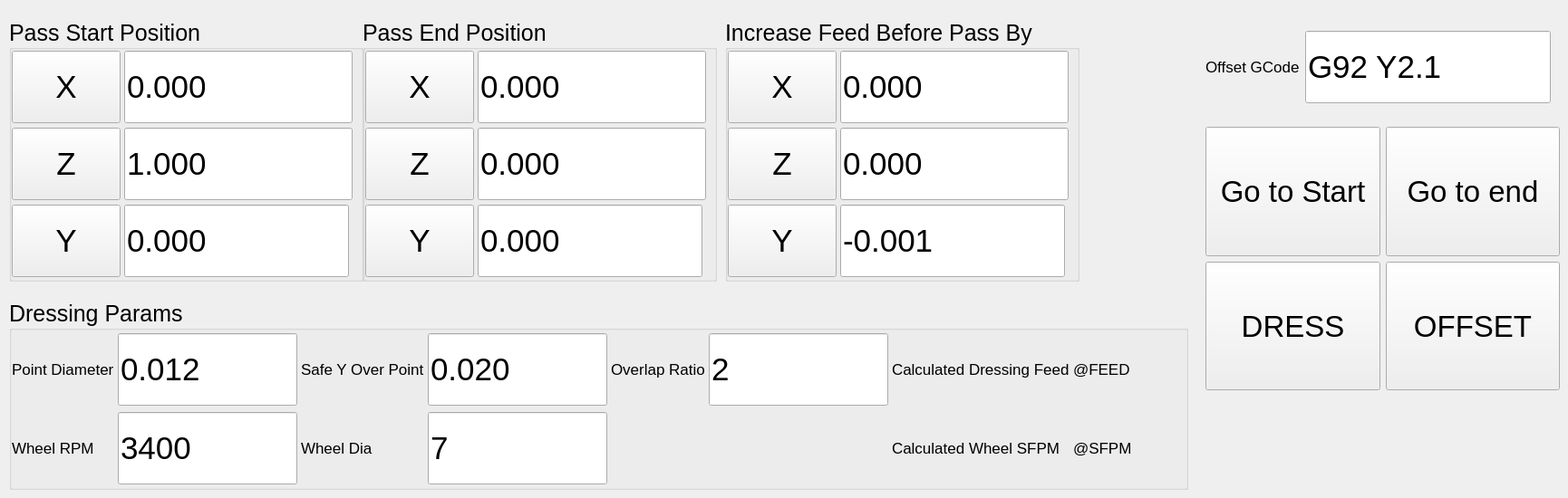
      <widget class="QWidget" name="tab_8">
       <property name="font">
        <font>
         <pointsize>25</pointsize>
        </font>
       </property>
       <attribute name="title">
        <string>Dress</string>
       </attribute>
       <widget class="QGroupBox" name="groupBox_21">
        <property name="geometry">
         <rect>
          <x>10</x>
          <y>20</y>
          <width>391</width>
          <height>291</height>
         </rect>
        </property>
        <property name="sizePolicy">
         <sizepolicy hsizetype="Preferred" vsizetype="Minimum">
          <horstretch>0</horstretch>
          <verstretch>0</verstretch>
         </sizepolicy>
        </property>
        <property name="maximumSize">
         <size>
          <width>540</width>
          <height>16777215</height>
         </size>
        </property>
        <property name="font">
         <font>
          <pointsize>19</pointsize>
         </font>
        </property>
        <property name="title">
         <string>Pass Start Position</string>
        </property>
        <property name="alignment">
         <set>Qt::AlignLeading|Qt::AlignLeft|Qt::AlignVCenter</set>
        </property>
        <layout class="QGridLayout" name="gridLayout_16" rowstretch="0,0,0,0" columnstretch="0,0,0">
         <property name="leftMargin">
          <number>0</number>
         </property>
         <property name="topMargin">
          <number>0</number>
         </property>
         <property name="bottomMargin">
          <number>0</number>
         </property>
         <property name="spacing">
          <number>4</number>
         </property>
         <item row="1" column="0">
          <widget class="QPushButton" name="dress_start_x_pb">
           <property name="sizePolicy">
            <sizepolicy hsizetype="Minimum" vsizetype="Minimum">
             <horstretch>120</horstretch>
             <verstretch>0</verstretch>
            </sizepolicy>
           </property>
           <property name="minimumSize">
            <size>
             <width>120</width>
             <height>80</height>
            </size>
           </property>
           <property name="font">
            <font>
             <pointsize>26</pointsize>
            </font>
           </property>
           <property name="text">
            <string>X</string>
           </property>
          </widget>
         </item>
         <item row="1" column="1" colspan="2">
          <widget class="QLineEdit" name="dress_start_x_edit">
           <property name="minimumSize">
            <size>
             <width>0</width>
             <height>80</height>
            </size>
           </property>
           <property name="font">
            <font>
             <pointsize>26</pointsize>
            </font>
           </property>
           <property name="text">
            <string>0.000</string>
           </property>
           <property name="input" stdset="0">
            <string>number</string>
           </property>
          </widget>
         </item>
         <item row="2" column="1" colspan="2">
          <widget class="QLineEdit" name="dress_start_z_edit">
           <property name="sizePolicy">
            <sizepolicy hsizetype="Expanding" vsizetype="Minimum">
             <horstretch>0</horstretch>
             <verstretch>0</verstretch>
            </sizepolicy>
           </property>
           <property name="minimumSize">
            <size>
             <width>0</width>
             <height>80</height>
            </size>
           </property>
           <property name="maximumSize">
            <size>
             <width>16777215</width>
             <height>80</height>
            </size>
           </property>
           <property name="font">
            <font>
             <pointsize>26</pointsize>
            </font>
           </property>
           <property name="text">
            <string>1.000</string>
           </property>
           <property name="input" stdset="0">
            <string>number</string>
           </property>
          </widget>
         </item>
         <item row="2" column="0">
          <widget class="QPushButton" name="dress_start_z_pb">
           <property name="sizePolicy">
            <sizepolicy hsizetype="Minimum" vsizetype="Minimum">
             <horstretch>0</horstretch>
             <verstretch>0</verstretch>
            </sizepolicy>
           </property>
           <property name="minimumSize">
            <size>
             <width>120</width>
             <height>80</height>
            </size>
           </property>
           <property name="font">
            <font>
             <pointsize>26</pointsize>
            </font>
           </property>
           <property name="text">
            <string>Z</string>
           </property>
          </widget>
         </item>
         <item row="3" column="0">
          <widget class="QPushButton" name="dress_start_y_pb">
           <property name="sizePolicy">
            <sizepolicy hsizetype="Minimum" vsizetype="Minimum">
             <horstretch>0</horstretch>
             <verstretch>0</verstretch>
            </sizepolicy>
           </property>
           <property name="minimumSize">
            <size>
             <width>120</width>
             <height>80</height>
            </size>
           </property>
           <property name="font">
            <font>
             <pointsize>26</pointsize>
            </font>
           </property>
           <property name="text">
            <string>Y</string>
           </property>
          </widget>
         </item>
         <item row="3" column="1">
          <widget class="QLineEdit" name="dress_start_y_edit">
           <property name="sizePolicy">
            <sizepolicy hsizetype="Expanding" vsizetype="Minimum">
             <horstretch>0</horstretch>
             <verstretch>0</verstretch>
            </sizepolicy>
           </property>
           <property name="minimumSize">
            <size>
             <width>0</width>
             <height>80</height>
            </size>
           </property>
           <property name="maximumSize">
            <size>
             <width>16777215</width>
             <height>80</height>
            </size>
           </property>
           <property name="font">
            <font>
             <pointsize>26</pointsize>
            </font>
           </property>
           <property name="text">
            <string>0.000</string>
           </property>
           <property name="input" stdset="0">
            <string>number</string>
           </property>
          </widget>
         </item>
        </layout>
       </widget>
       <widget class="QGroupBox" name="groupBox_22">
        <property name="geometry">
         <rect>
          <x>400</x>
          <y>20</y>
          <width>391</width>
          <height>291</height>
         </rect>
        </property>
        <property name="sizePolicy">
         <sizepolicy hsizetype="Preferred" vsizetype="Minimum">
          <horstretch>0</horstretch>
          <verstretch>0</verstretch>
         </sizepolicy>
        </property>
        <property name="maximumSize">
         <size>
          <width>540</width>
          <height>16777215</height>
         </size>
        </property>
        <property name="font">
         <font>
          <pointsize>19</pointsize>
         </font>
        </property>
        <property name="title">
         <string>Pass End Position</string>
        </property>
        <property name="alignment">
         <set>Qt::AlignLeading|Qt::AlignLeft|Qt::AlignVCenter</set>
        </property>
        <layout class="QGridLayout" name="gridLayout_17" rowstretch="0,0,0,0" columnstretch="0,0,0">
         <property name="leftMargin">
          <number>0</number>
         </property>
         <property name="topMargin">
          <number>0</number>
         </property>
         <property name="bottomMargin">
          <number>0</number>
         </property>
         <property name="spacing">
          <number>4</number>
         </property>
         <item row="1" column="0">
          <widget class="QPushButton" name="dress_end_x_pb">
           <property name="sizePolicy">
            <sizepolicy hsizetype="Minimum" vsizetype="Minimum">
             <horstretch>120</horstretch>
             <verstretch>0</verstretch>
            </sizepolicy>
           </property>
           <property name="minimumSize">
            <size>
             <width>120</width>
             <height>80</height>
            </size>
           </property>
           <property name="font">
            <font>
             <pointsize>26</pointsize>
            </font>
           </property>
           <property name="text">
            <string>X</string>
           </property>
          </widget>
         </item>
         <item row="1" column="1" colspan="2">
          <widget class="QLineEdit" name="dress_end_x_edit">
           <property name="minimumSize">
            <size>
             <width>0</width>
             <height>80</height>
            </size>
           </property>
           <property name="font">
            <font>
             <pointsize>26</pointsize>
            </font>
           </property>
           <property name="text">
            <string>0.000</string>
           </property>
           <property name="input" stdset="0">
            <string>number</string>
           </property>
          </widget>
         </item>
         <item row="2" column="1" colspan="2">
          <widget class="QLineEdit" name="dress_end_z_edit">
           <property name="sizePolicy">
            <sizepolicy hsizetype="Expanding" vsizetype="Minimum">
             <horstretch>0</horstretch>
             <verstretch>0</verstretch>
            </sizepolicy>
           </property>
           <property name="minimumSize">
            <size>
             <width>0</width>
             <height>80</height>
            </size>
           </property>
           <property name="maximumSize">
            <size>
             <width>16777215</width>
             <height>80</height>
            </size>
           </property>
           <property name="font">
            <font>
             <pointsize>26</pointsize>
            </font>
           </property>
           <property name="text">
            <string>0.000</string>
           </property>
           <property name="input" stdset="0">
            <string>number</string>
           </property>
          </widget>
         </item>
         <item row="2" column="0">
          <widget class="QPushButton" name="dress_end_z_pb">
           <property name="sizePolicy">
            <sizepolicy hsizetype="Minimum" vsizetype="Minimum">
             <horstretch>0</horstretch>
             <verstretch>0</verstretch>
            </sizepolicy>
           </property>
           <property name="minimumSize">
            <size>
             <width>120</width>
             <height>80</height>
            </size>
           </property>
           <property name="font">
            <font>
             <pointsize>26</pointsize>
            </font>
           </property>
           <property name="text">
            <string>Z</string>
           </property>
          </widget>
         </item>
         <item row="3" column="0">
          <widget class="QPushButton" name="dress_end_y_pb">
           <property name="sizePolicy">
            <sizepolicy hsizetype="Minimum" vsizetype="Minimum">
             <horstretch>0</horstretch>
             <verstretch>0</verstretch>
            </sizepolicy>
           </property>
           <property name="minimumSize">
            <size>
             <width>120</width>
             <height>80</height>
            </size>
           </property>
           <property name="font">
            <font>
             <pointsize>26</pointsize>
            </font>
           </property>
           <property name="text">
            <string>Y</string>
           </property>
          </widget>
         </item>
         <item row="3" column="1">
          <widget class="QLineEdit" name="dress_end_y_edit_2">
           <property name="sizePolicy">
            <sizepolicy hsizetype="Expanding" vsizetype="Minimum">
             <horstretch>0</horstretch>
             <verstretch>0</verstretch>
            </sizepolicy>
           </property>
           <property name="minimumSize">
            <size>
             <width>0</width>
             <height>80</height>
            </size>
           </property>
           <property name="maximumSize">
            <size>
             <width>16777215</width>
             <height>80</height>
            </size>
           </property>
           <property name="font">
            <font>
             <pointsize>26</pointsize>
            </font>
           </property>
           <property name="text">
            <string>0.000</string>
           </property>
           <property name="input" stdset="0">
            <string>number</string>
           </property>
          </widget>
         </item>
        </layout>
       </widget>
       <widget class="QGroupBox" name="groupBox_23">
        <property name="geometry">
         <rect>
          <x>800</x>
          <y>20</y>
          <width>391</width>
          <height>291</height>
         </rect>
        </property>
        <property name="sizePolicy">
         <sizepolicy hsizetype="Preferred" vsizetype="Minimum">
          <horstretch>0</horstretch>
          <verstretch>0</verstretch>
         </sizepolicy>
        </property>
        <property name="maximumSize">
         <size>
          <width>540</width>
          <height>16777215</height>
         </size>
        </property>
        <property name="font">
         <font>
          <pointsize>19</pointsize>
         </font>
        </property>
        <property name="title">
         <string>Increase Feed Before Pass By</string>
        </property>
        <property name="alignment">
         <set>Qt::AlignLeading|Qt::AlignLeft|Qt::AlignVCenter</set>
        </property>
        <layout class="QGridLayout" name="gridLayout_18" rowstretch="0,0,0,0" columnstretch="0,0,0">
         <property name="leftMargin">
          <number>0</number>
         </property>
         <property name="topMargin">
          <number>0</number>
         </property>
         <property name="bottomMargin">
          <number>0</number>
         </property>
         <property name="spacing">
          <number>4</number>
         </property>
         <item row="1" column="1" colspan="2">
          <widget class="QLineEdit" name="dress_stepover_x_edit">
           <property name="minimumSize">
            <size>
             <width>0</width>
             <height>80</height>
            </size>
           </property>
           <property name="font">
            <font>
             <pointsize>26</pointsize>
            </font>
           </property>
           <property name="text">
            <string>0.000</string>
           </property>
           <property name="input" stdset="0">
            <string>number</string>
           </property>
          </widget>
         </item>
         <item row="2" column="0">
          <widget class="QPushButton" name="dress_stepover_z_pb">
           <property name="sizePolicy">
            <sizepolicy hsizetype="Minimum" vsizetype="Minimum">
             <horstretch>0</horstretch>
             <verstretch>0</verstretch>
            </sizepolicy>
           </property>
           <property name="minimumSize">
            <size>
             <width>120</width>
             <height>80</height>
            </size>
           </property>
           <property name="font">
            <font>
             <pointsize>26</pointsize>
            </font>
           </property>
           <property name="text">
            <string>Z</string>
           </property>
          </widget>
         </item>
         <item row="2" column="1" colspan="2">
          <widget class="QLineEdit" name="dress_stepover_z_edit">
           <property name="sizePolicy">
            <sizepolicy hsizetype="Expanding" vsizetype="Minimum">
             <horstretch>0</horstretch>
             <verstretch>0</verstretch>
            </sizepolicy>
           </property>
           <property name="minimumSize">
            <size>
             <width>0</width>
             <height>80</height>
            </size>
           </property>
           <property name="maximumSize">
            <size>
             <width>16777215</width>
             <height>80</height>
            </size>
           </property>
           <property name="font">
            <font>
             <pointsize>26</pointsize>
            </font>
           </property>
           <property name="text">
            <string>0.000</string>
           </property>
           <property name="input" stdset="0">
            <string>number</string>
           </property>
          </widget>
         </item>
         <item row="1" column="0">
          <widget class="QPushButton" name="dress_stepover_x_pb">
           <property name="sizePolicy">
            <sizepolicy hsizetype="Minimum" vsizetype="Minimum">
             <horstretch>120</horstretch>
             <verstretch>0</verstretch>
            </sizepolicy>
           </property>
           <property name="minimumSize">
            <size>
             <width>120</width>
             <height>80</height>
            </size>
           </property>
           <property name="font">
            <font>
             <pointsize>26</pointsize>
            </font>
           </property>
           <property name="text">
            <string>X</string>
           </property>
          </widget>
         </item>
         <item row="3" column="0">
          <widget class="QPushButton" name="dress_stepover_y_pb">
           <property name="sizePolicy">
            <sizepolicy hsizetype="Minimum" vsizetype="Minimum">
             <horstretch>0</horstretch>
             <verstretch>0</verstretch>
            </sizepolicy>
           </property>
           <property name="minimumSize">
            <size>
             <width>120</width>
             <height>80</height>
            </size>
           </property>
           <property name="font">
            <font>
             <pointsize>26</pointsize>
            </font>
           </property>
           <property name="text">
            <string>Y</string>
           </property>
          </widget>
         </item>
         <item row="3" column="1">
          <widget class="QLineEdit" name="dress_stepover_z_edit_2">
           <property name="sizePolicy">
            <sizepolicy hsizetype="Expanding" vsizetype="Minimum">
             <horstretch>0</horstretch>
             <verstretch>0</verstretch>
            </sizepolicy>
           </property>
           <property name="minimumSize">
            <size>
             <width>0</width>
             <height>80</height>
            </size>
           </property>
           <property name="maximumSize">
            <size>
             <width>16777215</width>
             <height>80</height>
            </size>
           </property>
           <property name="font">
            <font>
             <pointsize>26</pointsize>
            </font>
           </property>
           <property name="text">
            <string>-0.001</string>
           </property>
           <property name="input" stdset="0">
            <string>number</string>
           </property>
          </widget>
         </item>
        </layout>
       </widget>
       <widget class="QGroupBox" name="groupBox_24">
        <property name="geometry">
         <rect>
          <x>10</x>
          <y>330</y>
          <width>1301</width>
          <height>211</height>
         </rect>
        </property>
        <property name="sizePolicy">
         <sizepolicy hsizetype="Preferred" vsizetype="Minimum">
          <horstretch>0</horstretch>
          <verstretch>0</verstretch>
         </sizepolicy>
        </property>
        <property name="maximumSize">
         <size>
          <width>16777215</width>
          <height>16777215</height>
         </size>
        </property>
        <property name="font">
         <font>
          <pointsize>19</pointsize>
         </font>
        </property>
        <property name="title">
         <string>Dressing Params</string>
        </property>
        <property name="alignment">
         <set>Qt::AlignLeading|Qt::AlignLeft|Qt::AlignVCenter</set>
        </property>
        <layout class="QGridLayout" name="gridLayout_19" rowstretch="0,0,0" columnstretch="0,0,0,0,0,0,0,0">
         <property name="leftMargin">
          <number>0</number>
         </property>
         <property name="topMargin">
          <number>0</number>
         </property>
         <property name="bottomMargin">
          <number>0</number>
         </property>
         <property name="spacing">
          <number>4</number>
         </property>
         <item row="2" column="0">
          <widget class="QLabel" name="label_49">
           <property name="font">
            <font>
             <pointsize>13</pointsize>
            </font>
           </property>
           <property name="text">
            <string>Wheel RPM</string>
           </property>
          </widget>
         </item>
         <item row="2" column="1">
          <widget class="QLineEdit" name="dress_wheel_rpm">
           <property name="sizePolicy">
            <sizepolicy hsizetype="Expanding" vsizetype="Minimum">
             <horstretch>0</horstretch>
             <verstretch>0</verstretch>
            </sizepolicy>
           </property>
           <property name="minimumSize">
            <size>
             <width>0</width>
             <height>80</height>
            </size>
           </property>
           <property name="maximumSize">
            <size>
             <width>16777215</width>
             <height>80</height>
            </size>
           </property>
           <property name="font">
            <font>
             <pointsize>26</pointsize>
            </font>
           </property>
           <property name="text">
            <string>3400</string>
           </property>
           <property name="input" stdset="0">
            <string>number</string>
           </property>
          </widget>
         </item>
         <item row="1" column="0">
          <widget class="QLabel" name="label_48">
           <property name="font">
            <font>
             <pointsize>13</pointsize>
            </font>
           </property>
           <property name="text">
            <string>Point Diameter</string>
           </property>
          </widget>
         </item>
         <item row="1" column="1">
          <widget class="QLineEdit" name="dress_point_diameter">
           <property name="minimumSize">
            <size>
             <width>0</width>
             <height>80</height>
            </size>
           </property>
           <property name="font">
            <font>
             <pointsize>26</pointsize>
            </font>
           </property>
           <property name="text">
            <string>0.012</string>
           </property>
           <property name="input" stdset="0">
            <string>number</string>
           </property>
          </widget>
         </item>
         <item row="1" column="5">
          <widget class="QLineEdit" name="dress_overlap_ratio">
           <property name="minimumSize">
            <size>
             <width>0</width>
             <height>80</height>
            </size>
           </property>
           <property name="font">
            <font>
             <pointsize>26</pointsize>
            </font>
           </property>
           <property name="text">
            <string>2</string>
           </property>
           <property name="input" stdset="0">
            <string>number</string>
           </property>
          </widget>
         </item>
         <item row="1" column="2">
          <widget class="QLabel" name="label_62">
           <property name="font">
            <font>
             <pointsize>13</pointsize>
            </font>
           </property>
           <property name="text">
            <string>Safe Y Over Point</string>
           </property>
          </widget>
         </item>
         <item row="1" column="7">
          <widget class="QLabel" name="dress_calculated_feed_lbl">
           <property name="minimumSize">
            <size>
             <width>115</width>
             <height>0</height>
            </size>
           </property>
           <property name="font">
            <font>
             <pointsize>13</pointsize>
            </font>
           </property>
           <property name="text">
            <string>@FEED</string>
           </property>
          </widget>
         </item>
         <item row="2" column="6">
          <widget class="QLabel" name="label_55">
           <property name="font">
            <font>
             <pointsize>13</pointsize>
            </font>
           </property>
           <property name="text">
            <string>Calculated Wheel SFPM</string>
           </property>
          </widget>
         </item>
         <item row="1" column="6">
          <widget class="QLabel" name="label_54">
           <property name="font">
            <font>
             <pointsize>13</pointsize>
            </font>
           </property>
           <property name="text">
            <string>Calculated Dressing Feed</string>
           </property>
          </widget>
         </item>
         <item row="2" column="7">
          <widget class="QLabel" name="dress_wheel_sfpm_lbl">
           <property name="font">
            <font>
             <pointsize>13</pointsize>
            </font>
           </property>
           <property name="text">
            <string>@SFPM</string>
           </property>
          </widget>
         </item>
         <item row="1" column="4">
          <widget class="QLabel" name="label_52">
           <property name="font">
            <font>
             <pointsize>13</pointsize>
            </font>
           </property>
           <property name="text">
            <string>Overlap Ratio</string>
           </property>
          </widget>
         </item>
         <item row="1" column="3">
          <widget class="QLineEdit" name="dress_safe_y">
           <property name="minimumSize">
            <size>
             <width>0</width>
             <height>80</height>
            </size>
           </property>
           <property name="font">
            <font>
             <pointsize>26</pointsize>
            </font>
           </property>
           <property name="text">
            <string>0.020</string>
           </property>
           <property name="input" stdset="0">
            <string>number</string>
           </property>
          </widget>
         </item>
         <item row="2" column="2">
          <widget class="QLabel" name="dress_wheel_diameter">
           <property name="font">
            <font>
             <pointsize>13</pointsize>
            </font>
           </property>
           <property name="text">
            <string>Wheel Dia</string>
           </property>
          </widget>
         </item>
         <item row="2" column="3">
          <widget class="QLineEdit" name="dress_wheel_dia_edit">
           <property name="sizePolicy">
            <sizepolicy hsizetype="Expanding" vsizetype="Minimum">
             <horstretch>0</horstretch>
             <verstretch>0</verstretch>
            </sizepolicy>
           </property>
           <property name="minimumSize">
            <size>
             <width>0</width>
             <height>80</height>
            </size>
           </property>
           <property name="maximumSize">
            <size>
             <width>16777215</width>
             <height>80</height>
            </size>
           </property>
           <property name="font">
            <font>
             <pointsize>26</pointsize>
            </font>
           </property>
           <property name="text">
            <string>7</string>
           </property>
           <property name="input" stdset="0">
            <string>number</string>
           </property>
          </widget>
         </item>
        </layout>
       </widget>
       <widget class="QWidget" name="gridLayoutWidget">
        <property name="geometry">
         <rect>
          <x>1330</x>
          <y>140</y>
          <width>391</width>
          <height>291</height>
         </rect>
        </property>
        <layout class="QGridLayout" name="gridLayout_15">
         <item row="1" column="0">
          <widget class="QPushButton" name="dress_execute_pb">
           <property name="sizePolicy">
            <sizepolicy hsizetype="Minimum" vsizetype="Minimum">
             <horstretch>0</horstretch>
             <verstretch>0</verstretch>
            </sizepolicy>
           </property>
           <property name="minimumSize">
            <size>
             <width>0</width>
             <height>90</height>
            </size>
           </property>
           <property name="font">
            <font>
             <pointsize>25</pointsize>
            </font>
           </property>
           <property name="text">
            <string>DRESS</string>
           </property>
           <property name="function" stdset="0">
            <string>mdi</string>
           </property>
           <property name="command" stdset="0">
            <string>G0 Y[#&lt;_hal[grinder.y_max]&gt;]</string>
           </property>
          </widget>
         </item>
         <item row="0" column="1">
          <widget class="QPushButton" name="dress_go_end_pb">
           <property name="sizePolicy">
            <sizepolicy hsizetype="Minimum" vsizetype="Minimum">
             <horstretch>0</horstretch>
             <verstretch>0</verstretch>
            </sizepolicy>
           </property>
           <property name="minimumSize">
            <size>
             <width>0</width>
             <height>90</height>
            </size>
           </property>
           <property name="font">
            <font>
             <pointsize>25</pointsize>
            </font>
           </property>
           <property name="text">
            <string>Go to end</string>
           </property>
           <property name="function" stdset="0">
            <string>mdi</string>
           </property>
           <property name="command" stdset="0">
            <string>G0 Y[#&lt;_hal[grinder.y_max]&gt;]</string>
           </property>
          </widget>
         </item>
         <item row="1" column="1">
          <widget class="QPushButton" name="dress_set_offset_pb">
           <property name="sizePolicy">
            <sizepolicy hsizetype="Minimum" vsizetype="Minimum">
             <horstretch>0</horstretch>
             <verstretch>0</verstretch>
            </sizepolicy>
           </property>
           <property name="minimumSize">
            <size>
             <width>0</width>
             <height>90</height>
            </size>
           </property>
           <property name="font">
            <font>
             <pointsize>25</pointsize>
            </font>
           </property>
           <property name="text">
            <string>OFFSET</string>
           </property>
           <property name="function" stdset="0">
            <string>mdi</string>
           </property>
           <property name="command" stdset="0">
            <string>G0 Y[#&lt;_hal[grinder.y_max]&gt;]</string>
           </property>
          </widget>
         </item>
         <item row="0" column="0">
          <widget class="QPushButton" name="dress_go_start_pb">
           <property name="sizePolicy">
            <sizepolicy hsizetype="Minimum" vsizetype="Minimum">
             <horstretch>0</horstretch>
             <verstretch>0</verstretch>
            </sizepolicy>
           </property>
           <property name="minimumSize">
            <size>
             <width>0</width>
             <height>90</height>
            </size>
           </property>
           <property name="font">
            <font>
             <pointsize>25</pointsize>
            </font>
           </property>
           <property name="text">
            <string>Go to Start</string>
           </property>
           <property name="function" stdset="0">
            <string>mdi</string>
           </property>
           <property name="command" stdset="0">
            <string>G0 Y[#&lt;_hal[grinder.y_max]&gt;]</string>
           </property>
          </widget>
         </item>
        </layout>
       </widget>
       <widget class="QWidget" name="gridLayoutWidget_2">
        <property name="geometry">
         <rect>
          <x>1330</x>
          <y>20</y>
          <width>381</width>
          <height>108</height>
         </rect>
        </property>
        <layout class="QGridLayout" name="gridLayout_20">
         <item row="0" column="1">
          <widget class="QLineEdit" name="dress_offset_gcode_edit">
           <property name="minimumSize">
            <size>
             <width>0</width>
             <height>80</height>
            </size>
           </property>
           <property name="font">
            <font>
             <pointsize>26</pointsize>
            </font>
           </property>
           <property name="text">
            <string>G92 Y2.1</string>
           </property>
           <property name="input" stdset="0">
            <string>number</string>
           </property>
          </widget>
         </item>
         <item row="0" column="0">
          <widget class="QLabel" name="label_61">
           <property name="font">
            <font>
             <pointsize>13</pointsize>
            </font>
           </property>
           <property name="text">
            <string>Offset GCode</string>
           </property>
          </widget>
         </item>
        </layout>
       </widget>
      </widget>
